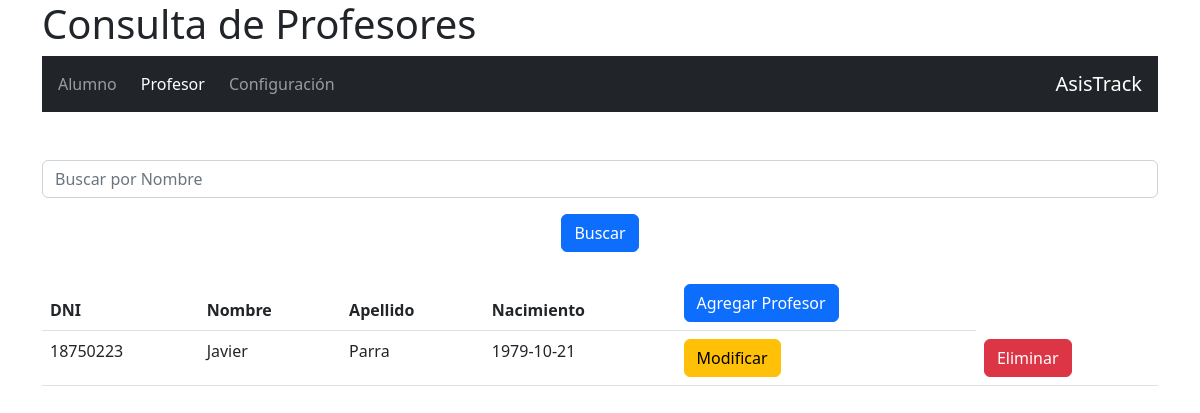
Screenshot of /profesor/index.php with the database file from the repository.
### tables this page shows
CREATE TABLE IF NOT EXISTS `profesores` (
  `id` int(10) NOT NULL AUTO_INCREMENT,
  `dni` int(10) NOT NULL,
  `nombre` varchar(30) NOT NULL,
  `apellido` varchar(30) NOT NULL,
  `nacimiento` date DEFAULT NULL,
  PRIMARY KEY (`id`) USING BTREE,
  UNIQUE KEY `dni_profesor` (`dni`) USING BTREE
);

### db/db.php (called while the page is built, shortened)
<?php
class db {
private $servername = "localhost";
private $username = "root";
private $password = "hola";
private $dbname = "sistema";
private $conexion;
public function conectar() {
    $this->conexion = new mysqli($this->servername, $this->username, $this->password, $this->dbname);
}
public function connect() {
    return $this->conexion;
}
}
?>

### db/profesor.php (called while the page is built, shortened)
<?php
class profesor {
    public function consultar($conexionDB, $sql) {
        $conexionDB->conectar();
        $result = $conexionDB->connect()->query($sql);
        return $result;
    }
}
?>

### profesor/index.php (the view, shortened to what this page needs)
<?php
$datosProfesor = new profesor();
$baseDatos = new db();
$baseDatos->conectar();
if ($_SERVER["REQUEST_METHOD"] == "POST" && isset($_POST["nombre_buscar"])) {
  $nombreBuscar = $_POST["nombre_buscar"];
$sql = "SELECT * FROM profesores WHERE CONCAT(nombre, ' ', apellido) LIKE '%$nombreBuscar%' OR nombre LIKE '%$nombreBuscar%' OR apellido LIKE '%$nombreBuscar%'";
$result = $datosProfesor->consultar($baseDatos, $sql);
} else {
  $sql = "SELECT * FROM profesores ORDER BY apellido ASC";
  $result = $datosProfesor->consultar($baseDatos, $sql);
}
?>
<!DOCTYPE html>
<html>
<head>
  <link rel="stylesheet" href="../css/bootstrap.css">
  <link rel="stylesheet" href="../css/sweetalert2.css">
</head>
<body>
<div class="container">
    <h1>Consulta de Profesores</h1>
    <nav class="navbar navbar-expand-lg navbar-dark bg-dark">
      <ul class="navbar-nav mr-auto">
      <li class="nav-item ms-2 mr-2">
          <a class="nav-link" href="../index.php">Alumno</a>
        </li>
        <li class="nav-item ms-2 mr-2">
          <a class="nav-link active">Profesor</a>
        </li>
        <li class="nav-item ms-2 mr-2">
          <a class="nav-link" href="../asistencia/configuracion.php">Configuración</a>
      </ul>
      <ul class="navbar-nav ms-auto">
        <li class="nav-item">
          <a class="navbar-brand">AsisTrack</a>
      </ul>
    </nav>
    <div class="text-center mt-5">
      <form method="POST" action="<?php echo $_SERVER['PHP_SELF']; ?>">
        <div class="form-group">
          <input type="text" class="form-control" id="nombre_buscar" name="nombre_buscar" placeholder="Buscar por Nombre">
        </div>
        <button type="submit" class="btn btn-primary mt-3">Buscar</button>
      </form>
    </div>
    <br>
    <table class="table">
      <thead>
        <tr>
          <th>DNI</th>
          <th>Nombre</th>
          <th>Apellido</th>
          <th>Nacimiento</th>
          <th><a href='./insertProfesor.php' class='btn btn-primary'>Agregar Profesor</a></th>
        </tr>
      </thead>
      <tbody>
        <?php
        if ($result->num_rows > 0) {
          while ($row = $result->fetch_assoc()) {
            echo "<tr>";
            echo "<td>" . $row["dni"] . "</td>";
            echo "<td>" . $row["nombre"] . "</td>";
            echo "<td>" . $row["apellido"] . "</td>";
            echo "<td>" . $row["nacimiento"] . "</td>";
            echo "<td><a href='./updateProfesor.php?id=" . $row["id"] . "' class='btn btn-warning'>Modificar</a></td>";
            echo "<td><a href='#' class='btn btn-danger btn-eliminar ' data-profesor-id='" . $row["id"] . "'>Eliminar</a></td>";
            echo "</tr>";
          }
        } else {
          echo "<tr><td colspan='4'>No se encontraron alumnos.</td></tr>";
        }
        ?>
      </tbody>
    </table>
	 </div>
</body>

### rows the page displays
profesores: dni "18750223", nombre "Javier", apellido "Parra", nacimiento "1979-10-21"
